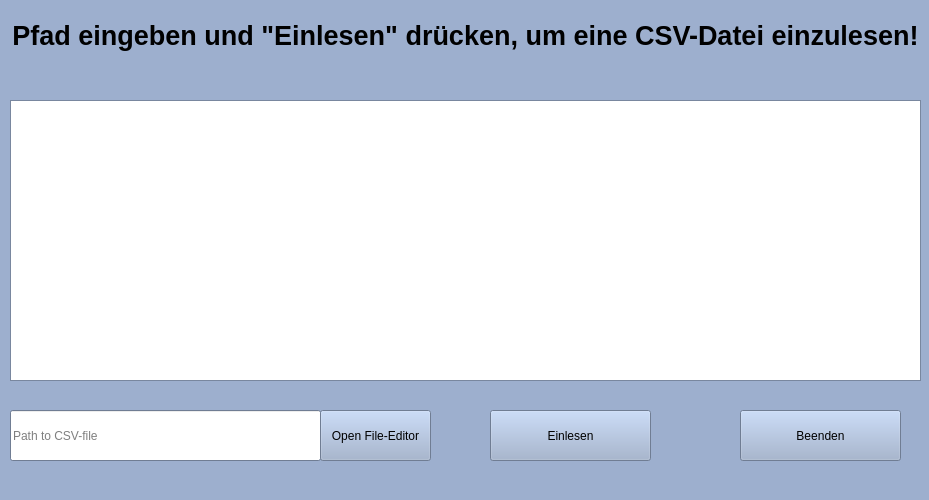
<?xml version="1.0" encoding="UTF-8"?>
<ui version="4.0">
 <class>MainWindow</class>
 <widget class="QMainWindow" name="MainWindow">
  <property name="geometry">
   <rect>
    <x>0</x>
    <y>0</y>
    <width>929</width>
    <height>500</height>
   </rect>
  </property>
  <property name="sizePolicy">
   <sizepolicy hsizetype="Fixed" vsizetype="Fixed">
    <horstretch>0</horstretch>
    <verstretch>0</verstretch>
   </sizepolicy>
  </property>
  <property name="palette">
   <palette>
    <active>
     <colorrole role="WindowText">
      <brush brushstyle="SolidPattern">
       <color alpha="255">
        <red>0</red>
        <green>0</green>
        <blue>0</blue>
       </color>
      </brush>
     </colorrole>
     <colorrole role="Button">
      <brush brushstyle="SolidPattern">
       <color alpha="255">
        <red>157</red>
        <green>175</green>
        <blue>206</blue>
       </color>
      </brush>
     </colorrole>
     <colorrole role="Light">
      <brush brushstyle="SolidPattern">
       <color alpha="255">
        <red>249</red>
        <green>251</green>
        <blue>255</blue>
       </color>
      </brush>
     </colorrole>
     <colorrole role="Midlight">
      <brush brushstyle="SolidPattern">
       <color alpha="255">
        <red>203</red>
        <green>213</green>
        <blue>230</blue>
       </color>
      </brush>
     </colorrole>
     <colorrole role="Dark">
      <brush brushstyle="SolidPattern">
       <color alpha="255">
        <red>78</red>
        <green>87</green>
        <blue>103</blue>
       </color>
      </brush>
     </colorrole>
     <colorrole role="Mid">
      <brush brushstyle="SolidPattern">
       <color alpha="255">
        <red>105</red>
        <green>117</green>
        <blue>137</blue>
       </color>
      </brush>
     </colorrole>
     <colorrole role="Text">
      <brush brushstyle="SolidPattern">
       <color alpha="255">
        <red>0</red>
        <green>0</green>
        <blue>0</blue>
       </color>
      </brush>
     </colorrole>
     <colorrole role="BrightText">
      <brush brushstyle="SolidPattern">
       <color alpha="255">
        <red>255</red>
        <green>255</green>
        <blue>255</blue>
       </color>
      </brush>
     </colorrole>
     <colorrole role="ButtonText">
      <brush brushstyle="SolidPattern">
       <color alpha="255">
        <red>0</red>
        <green>0</green>
        <blue>0</blue>
       </color>
      </brush>
     </colorrole>
     <colorrole role="Base">
      <brush brushstyle="SolidPattern">
       <color alpha="255">
        <red>255</red>
        <green>255</green>
        <blue>255</blue>
       </color>
      </brush>
     </colorrole>
     <colorrole role="Window">
      <brush brushstyle="SolidPattern">
       <color alpha="255">
        <red>157</red>
        <green>175</green>
        <blue>206</blue>
       </color>
      </brush>
     </colorrole>
     <colorrole role="Shadow">
      <brush brushstyle="SolidPattern">
       <color alpha="255">
        <red>0</red>
        <green>0</green>
        <blue>0</blue>
       </color>
      </brush>
     </colorrole>
     <colorrole role="AlternateBase">
      <brush brushstyle="SolidPattern">
       <color alpha="255">
        <red>206</red>
        <green>215</green>
        <blue>230</blue>
       </color>
      </brush>
     </colorrole>
     <colorrole role="ToolTipBase">
      <brush brushstyle="SolidPattern">
       <color alpha="255">
        <red>255</red>
        <green>255</green>
        <blue>220</blue>
       </color>
      </brush>
     </colorrole>
     <colorrole role="ToolTipText">
      <brush brushstyle="SolidPattern">
       <color alpha="255">
        <red>0</red>
        <green>0</green>
        <blue>0</blue>
       </color>
      </brush>
     </colorrole>
    </active>
    <inactive>
     <colorrole role="WindowText">
      <brush brushstyle="SolidPattern">
       <color alpha="255">
        <red>0</red>
        <green>0</green>
        <blue>0</blue>
       </color>
      </brush>
     </colorrole>
     <colorrole role="Button">
      <brush brushstyle="SolidPattern">
       <color alpha="255">
        <red>157</red>
        <green>175</green>
        <blue>206</blue>
       </color>
      </brush>
     </colorrole>
     <colorrole role="Light">
      <brush brushstyle="SolidPattern">
       <color alpha="255">
        <red>249</red>
        <green>251</green>
        <blue>255</blue>
       </color>
      </brush>
     </colorrole>
     <colorrole role="Midlight">
      <brush brushstyle="SolidPattern">
       <color alpha="255">
        <red>203</red>
        <green>213</green>
        <blue>230</blue>
       </color>
      </brush>
     </colorrole>
     <colorrole role="Dark">
      <brush brushstyle="SolidPattern">
       <color alpha="255">
        <red>78</red>
        <green>87</green>
        <blue>103</blue>
       </color>
      </brush>
     </colorrole>
     <colorrole role="Mid">
      <brush brushstyle="SolidPattern">
       <color alpha="255">
        <red>105</red>
        <green>117</green>
        <blue>137</blue>
       </color>
      </brush>
     </colorrole>
     <colorrole role="Text">
      <brush brushstyle="SolidPattern">
       <color alpha="255">
        <red>0</red>
        <green>0</green>
        <blue>0</blue>
       </color>
      </brush>
     </colorrole>
     <colorrole role="BrightText">
      <brush brushstyle="SolidPattern">
       <color alpha="255">
        <red>255</red>
        <green>255</green>
        <blue>255</blue>
       </color>
      </brush>
     </colorrole>
     <colorrole role="ButtonText">
      <brush brushstyle="SolidPattern">
       <color alpha="255">
        <red>0</red>
        <green>0</green>
        <blue>0</blue>
       </color>
      </brush>
     </colorrole>
     <colorrole role="Base">
      <brush brushstyle="SolidPattern">
       <color alpha="255">
        <red>255</red>
        <green>255</green>
        <blue>255</blue>
       </color>
      </brush>
     </colorrole>
     <colorrole role="Window">
      <brush brushstyle="SolidPattern">
       <color alpha="255">
        <red>157</red>
        <green>175</green>
        <blue>206</blue>
       </color>
      </brush>
     </colorrole>
     <colorrole role="Shadow">
      <brush brushstyle="SolidPattern">
       <color alpha="255">
        <red>0</red>
        <green>0</green>
        <blue>0</blue>
       </color>
      </brush>
     </colorrole>
     <colorrole role="AlternateBase">
      <brush brushstyle="SolidPattern">
       <color alpha="255">
        <red>206</red>
        <green>215</green>
        <blue>230</blue>
       </color>
      </brush>
     </colorrole>
     <colorrole role="ToolTipBase">
      <brush brushstyle="SolidPattern">
       <color alpha="255">
        <red>255</red>
        <green>255</green>
        <blue>220</blue>
       </color>
      </brush>
     </colorrole>
     <colorrole role="ToolTipText">
      <brush brushstyle="SolidPattern">
       <color alpha="255">
        <red>0</red>
        <green>0</green>
        <blue>0</blue>
       </color>
      </brush>
     </colorrole>
    </inactive>
    <disabled>
     <colorrole role="WindowText">
      <brush brushstyle="SolidPattern">
       <color alpha="255">
        <red>78</red>
        <green>87</green>
        <blue>103</blue>
       </color>
      </brush>
     </colorrole>
     <colorrole role="Button">
      <brush brushstyle="SolidPattern">
       <color alpha="255">
        <red>157</red>
        <green>175</green>
        <blue>206</blue>
       </color>
      </brush>
     </colorrole>
     <colorrole role="Light">
      <brush brushstyle="SolidPattern">
       <color alpha="255">
        <red>249</red>
        <green>251</green>
        <blue>255</blue>
       </color>
      </brush>
     </colorrole>
     <colorrole role="Midlight">
      <brush brushstyle="SolidPattern">
       <color alpha="255">
        <red>203</red>
        <green>213</green>
        <blue>230</blue>
       </color>
      </brush>
     </colorrole>
     <colorrole role="Dark">
      <brush brushstyle="SolidPattern">
       <color alpha="255">
        <red>78</red>
        <green>87</green>
        <blue>103</blue>
       </color>
      </brush>
     </colorrole>
     <colorrole role="Mid">
      <brush brushstyle="SolidPattern">
       <color alpha="255">
        <red>105</red>
        <green>117</green>
        <blue>137</blue>
       </color>
      </brush>
     </colorrole>
     <colorrole role="Text">
      <brush brushstyle="SolidPattern">
       <color alpha="255">
        <red>78</red>
        <green>87</green>
        <blue>103</blue>
       </color>
      </brush>
     </colorrole>
     <colorrole role="BrightText">
      <brush brushstyle="SolidPattern">
       <color alpha="255">
        <red>255</red>
        <green>255</green>
        <blue>255</blue>
       </color>
      </brush>
     </colorrole>
     <colorrole role="ButtonText">
      <brush brushstyle="SolidPattern">
       <color alpha="255">
        <red>78</red>
        <green>87</green>
        <blue>103</blue>
       </color>
      </brush>
     </colorrole>
     <colorrole role="Base">
      <brush brushstyle="SolidPattern">
       <color alpha="255">
        <red>157</red>
        <green>175</green>
        <blue>206</blue>
       </color>
      </brush>
     </colorrole>
     <colorrole role="Window">
      <brush brushstyle="SolidPattern">
       <color alpha="255">
        <red>157</red>
        <green>175</green>
        <blue>206</blue>
       </color>
      </brush>
     </colorrole>
     <colorrole role="Shadow">
      <brush brushstyle="SolidPattern">
       <color alpha="255">
        <red>0</red>
        <green>0</green>
        <blue>0</blue>
       </color>
      </brush>
     </colorrole>
     <colorrole role="AlternateBase">
      <brush brushstyle="SolidPattern">
       <color alpha="255">
        <red>157</red>
        <green>175</green>
        <blue>206</blue>
       </color>
      </brush>
     </colorrole>
     <colorrole role="ToolTipBase">
      <brush brushstyle="SolidPattern">
       <color alpha="255">
        <red>255</red>
        <green>255</green>
        <blue>220</blue>
       </color>
      </brush>
     </colorrole>
     <colorrole role="ToolTipText">
      <brush brushstyle="SolidPattern">
       <color alpha="255">
        <red>0</red>
        <green>0</green>
        <blue>0</blue>
       </color>
      </brush>
     </colorrole>
    </disabled>
   </palette>
  </property>
  <property name="windowTitle">
   <string>PyQT Game</string>
  </property>
  <property name="autoFillBackground">
   <bool>true</bool>
  </property>
  <widget class="QWidget" name="centralWidget">
   <widget class="QLabel" name="label">
    <property name="geometry">
     <rect>
      <x>10</x>
      <y>20</y>
      <width>911</width>
      <height>31</height>
     </rect>
    </property>
    <property name="font">
     <font>
      <pointsize>20</pointsize>
      <weight>75</weight>
      <bold>true</bold>
      <strikeout>false</strikeout>
     </font>
    </property>
    <property name="text">
     <string>Pfad eingeben und &quot;Einlesen&quot; drücken, um eine CSV-Datei einzulesen!</string>
    </property>
    <property name="alignment">
     <set>Qt::AlignCenter</set>
    </property>
   </widget>
   <widget class="QPushButton" name="button_read">
    <property name="geometry">
     <rect>
      <x>490</x>
      <y>410</y>
      <width>161</width>
      <height>51</height>
     </rect>
    </property>
    <property name="text">
     <string>Einlesen</string>
    </property>
   </widget>
   <widget class="QPushButton" name="button_end">
    <property name="geometry">
     <rect>
      <x>740</x>
      <y>410</y>
      <width>161</width>
      <height>51</height>
     </rect>
    </property>
    <property name="text">
     <string>Beenden</string>
    </property>
   </widget>
   <widget class="QTableWidget" name="table">
    <property name="geometry">
     <rect>
      <x>10</x>
      <y>100</y>
      <width>911</width>
      <height>281</height>
     </rect>
    </property>
    <property name="autoFillBackground">
     <bool>false</bool>
    </property>
    <property name="frameShape">
     <enum>QFrame::StyledPanel</enum>
    </property>
    <property name="editTriggers">
     <set>QAbstractItemView::NoEditTriggers</set>
    </property>
    <property name="showDropIndicator" stdset="0">
     <bool>false</bool>
    </property>
    <property name="dragDropOverwriteMode">
     <bool>false</bool>
    </property>
    <property name="sortingEnabled">
     <bool>true</bool>
    </property>
   </widget>
   <widget class="QLineEdit" name="path_input">
    <property name="geometry">
     <rect>
      <x>10</x>
      <y>410</y>
      <width>311</width>
      <height>51</height>
     </rect>
    </property>
    <property name="placeholderText">
     <string>Path to CSV-file</string>
    </property>
   </widget>
   <widget class="QLabel" name="label_error">
    <property name="geometry">
     <rect>
      <x>10</x>
      <y>60</y>
      <width>911</width>
      <height>31</height>
     </rect>
    </property>
    <property name="font">
     <font>
      <pointsize>20</pointsize>
      <weight>75</weight>
      <bold>true</bold>
      <strikeout>false</strikeout>
     </font>
    </property>
    <property name="text">
     <string/>
    </property>
    <property name="alignment">
     <set>Qt::AlignCenter</set>
    </property>
   </widget>
   <widget class="QPushButton" name="pushButton">
    <property name="geometry">
     <rect>
      <x>320</x>
      <y>410</y>
      <width>111</width>
      <height>51</height>
     </rect>
    </property>
    <property name="text">
     <string>Open File-Editor</string>
    </property>
   </widget>
  </widget>
 </widget>
 <layoutdefault spacing="6" margin="11"/>
 <resources/>
 <connections>
  <connection>
   <sender>button_end</sender>
   <signal>clicked()</signal>
   <receiver>MainWindow</receiver>
   <slot>close()</slot>
   <hints>
    <hint type="sourcelabel">
     <x>795</x>
     <y>423</y>
    </hint>
    <hint type="destinationlabel">
     <x>705</x>
     <y>425</y>
    </hint>
   </hints>
  </connection>
  <connection>
   <sender>button_read</sender>
   <signal>clicked()</signal>
   <receiver>MainWindow</receiver>
   <slot>read_file()</slot>
   <hints>
    <hint type="sourcelabel">
     <x>543</x>
     <y>436</y>
    </hint>
    <hint type="destinationlabel">
     <x>579</x>
     <y>425</y>
    </hint>
   </hints>
  </connection>
  <connection>
   <sender>pushButton</sender>
   <signal>clicked()</signal>
   <receiver>MainWindow</receiver>
   <slot>select_file()</slot>
   <hints>
    <hint type="sourcelabel">
     <x>383</x>
     <y>431</y>
    </hint>
    <hint type="destinationlabel">
     <x>463</x>
     <y>417</y>
    </hint>
   </hints>
  </connection>
 </connections>
 <slots>
  <slot>read_file()</slot>
  <slot>select_file()</slot>
 </slots>
</ui>
